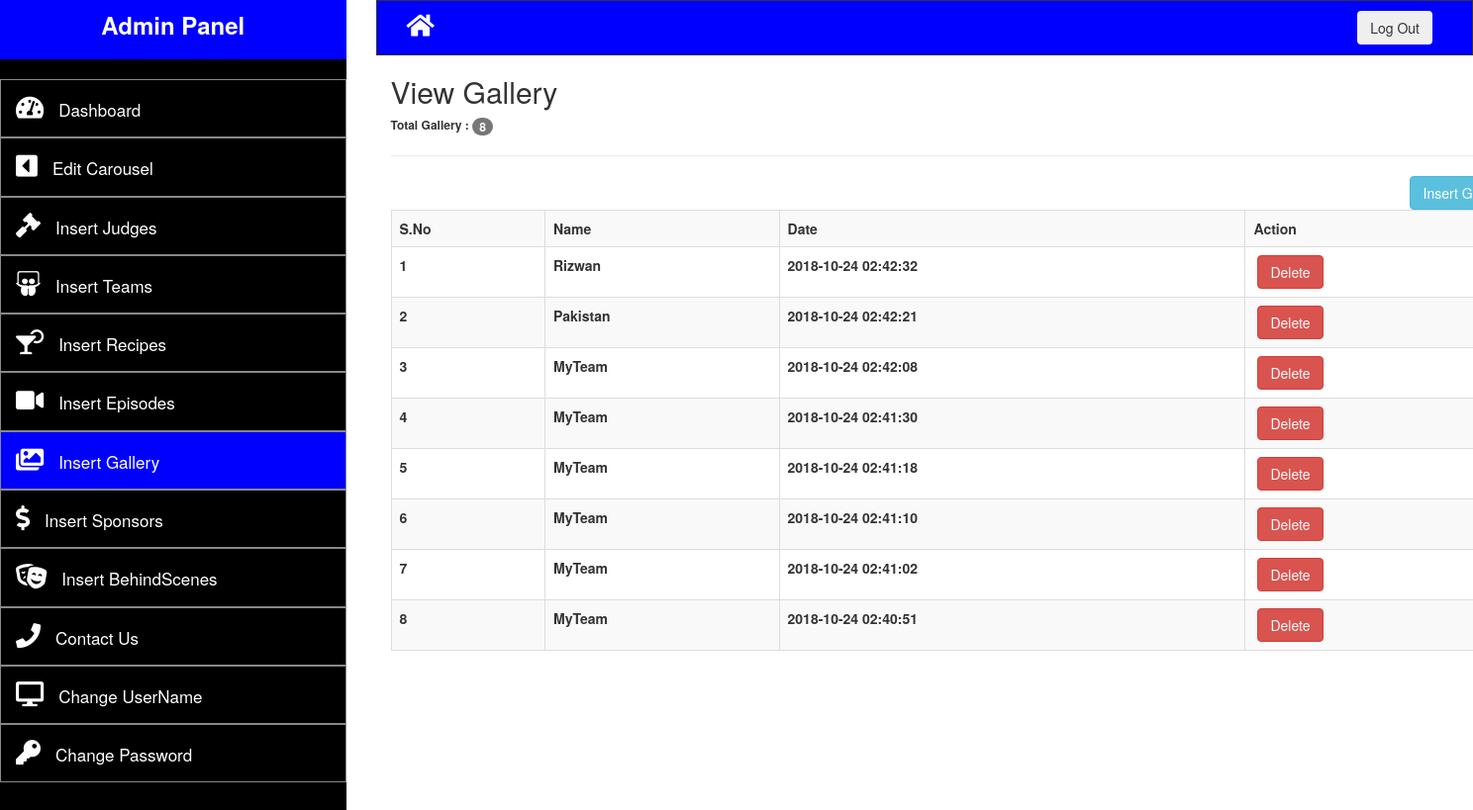
Screenshot of /admin/viewGallery.php (signed in) with the database file from the repository.
### tables this page shows
CREATE TABLE `gallery` (
  `id` int(10) NOT NULL,
  `name` text NOT NULL,
  `img` text NOT NULL,
  `date` timestamp NOT NULL DEFAULT CURRENT_TIMESTAMP ON UPDATE CURRENT_TIMESTAMP,
  `msg` text NOT NULL
);

### admin/viewGallery.php (the view, shortened to what this page needs)
<?php
	require 'config/db.php';
	if(!isset($_SESSION['user'])){
		header("location:login.php");
	}else{
?>
<!DOCTYPE html>
<html>
<head>
		<link rel="stylesheet" href="https://maxcdn.bootstrapcdn.com/bootstrap/3.3.7/css/bootstrap.min.css">
		<link href="adminAssets\style.css" rel="stylesheet">
		<link 	rel="stylesheet"
				href="https://use.fontawesome.com/releases/v5.2.0/css/all.css"
>
</head>
<body>
	<div class="row">
		<div class="col-md-3">
			<div class="heading">
				<h3 style="text-align: center; font-weight: bold; color: white; line-height: 50px">Admin Panel</h3>
				<div class="pro">
				</div>
				<div class="menu">
					<ul>
						<li><a href="indexAdmin.php"><i class="fas fa-tachometer-alt" style="color: white; font-size: 25px; margin-right: 15px;"></i>Dashboard</a></li>
						<li><a href="viewCarousel.php"><i class="fas fa-caret-square-left" style="color: white; font-size: 25px; margin-right: 15px;"></i>Edit Carousel</a></li>
						<li><a href="viewJudges.php"><i class="fas fa-gavel" style="color: white; font-size: 25px; margin-right: 15px;"></i>Insert Judges</a></li>
						<li><a href="viewTeam.php"><i class="fab fa-slideshare" style="color: white; font-size: 25px; margin-right: 15px;"></i>Insert Teams</a></li>
						<li><a href="viewRecipes.php"><i class="fas fa-cocktail" style="color: white; font-size: 25px; margin-right: 15px;"></i>Insert Recipes</a></li>
						<li><a href="viewMedia.php"><i class="fas fa-video" style="color: white; font-size: 25px; margin-right: 15px;"></i>Insert Episodes</a></li>
						<li class="active disabled"><a href="viewGallery.php"><i class="fas fa-images" style="color: white; font-size: 25px; margin-right: 15px;"></i>Insert Gallery</a></li>
						<li><a href="viewSponsors.php"><i class="fas fa-dollar-sign" style="color: white; font-size: 25px; margin-right: 15px;"></i>Insert Sponsors</a></li>
						<li><a href="viewBehindScenes.php"><i class="fas fa-theater-masks" style="color: white; font-size: 25px; margin-right: 15px;"></i>Insert BehindScenes</a></li>
						<li><a href="viewContactUs.php"><i class="fa fa-phone" style="color: white; font-size: 25px; margin-right: 15px;"></i>Contact Us</a></li>
						<li><a href="changeUser.php"><i class="fas fa-desktop" style="color: white; font-size: 25px; margin-right: 15px;"></i>Change UserName</a></li>
						<li><a href="changePass.php"><i class="fas fa-key" style="color: white; font-size: 25px; margin-right: 15px;"></i>Change Password</a></li>
					</ul>
				</div>
			</div>
		</div>
		<div class="col-md-9">
			<div class="container-fluid" style="background: blue; border: 1px solid;">
				<div class="col-md-6">
					<a href="../index.php"><i class="fas fa-home" style="color: white; font-size: 25px; margin-right: 15px; padding-top: 12px;"></i></a>
				</div>
				<div class="col-md-6">
					<form action="logout.php">
						<button class= "btn btn-purple" style="float: right; margin: 10px">Log Out</button>
					</form>
				</div>
			</div>
			<div class="container" style="background: #FFF;">
			<?php
			$judge_query = "SELECT * FROM gallery
									ORDER BY id DESC";
			$connect_judge_query = mysqli_query($conn, $judge_query);
			$count_rows = mysqli_num_rows($connect_judge_query);
			$number_of_items = 1;
			?>
				<h2>View Gallery</h2>
				<h6 style="font-weight: bold">Total Gallery : <span class="badge"><?php echo $count_rows; ?></span></h6>
				<hr>
				<a href="insertGallery.php" class="btn btn-info" style="float:right">Insert Gallery</a>
					<table class="table table-hover table-striped table-bordered">
						<tr>
							<th>S.No</th>
							<th>Name</th>
							<th>Date</th>
							<th>Action</th>
						</tr>
			<?php
			if($count_rows > 0){
				while($get_each_row = mysqli_fetch_array($connect_judge_query)){
					$id_of_judge = $get_each_row['id'];
					$name_of_judge = $get_each_row['name'];
					$date_judge = $get_each_row['date'];
			?>
						<tr>
							<th><?php echo $number_of_items++; ?></th>
							<th><?php echo $name_of_judge; ?></th>
							<th><?php echo $date_judge; ?></th>
							<th>&nbsp;<a href="deleteGallery.php?id=<?php echo $id_of_judge; ?>" class="btn btn-danger">Delete</a></th>
						</tr>
			<?php
				}
			}
			?>
					</table>
				</div>
			</div>
		</div>
</body>
</html>
<?php } ?>

### admin/adminAssets/style.css (style rules this page uses)
.active { background: blue; }
.heading { background: blue; height: 60px; margin-top: -20px; }
.pro { background: black; padding: 10px; }
.menu { background: black; height: 800px; }
.menu >ul>li { border: 1px solid #888; margin-left: -40px; padding: 15px; }
.menu >ul>li>a { color: white; font-size: 17px; }
.btn-purple { background: #d03cf; }

### rows the page displays
gallery: name "Rizwan", date "2018-10-24 02:42:32"
gallery: name "Pakistan", date "2018-10-24 02:42:21"
gallery: name "MyTeam", date "2018-10-24 02:42:08"
gallery: name "MyTeam", date "2018-10-24 02:41:30"
gallery: name "MyTeam", date "2018-10-24 02:41:18"
gallery: name "MyTeam", date "2018-10-24 02:41:10"
gallery: name "MyTeam", date "2018-10-24 02:41:02"
gallery: name "MyTeam", date "2018-10-24 02:40:51"

### other values shown
$count_rows "8"
